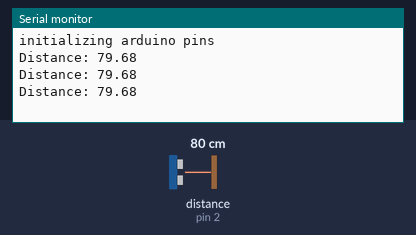
Recording of a sketch running on a simulated Arduino Uno, built with avr-gcc and run on an emulated ATmega328P. Parts: the last lines printed to the serial monitor. Wiring (inferred from the names in the program): ultrasonic range finder: trigger pin 3; echo pin 2. The inputs (shaded band) are chosen by the test bench; at power-on: distance to the obstacle (sensor on pin 2) 80 cm. The echo pulse lasts 58.3 µs per cm.

Above: at 1.3 s.
1.4 s: distance to the obstacle (sensor on pin 2) set to 2 cm
At 1.9 s:
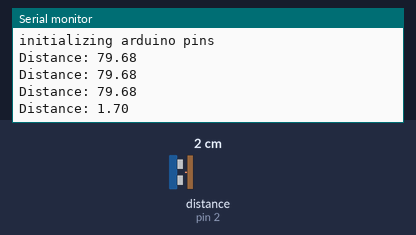
2.9 s: distance to the obstacle (sensor on pin 2) set to 4 cm
At 3.4 s:
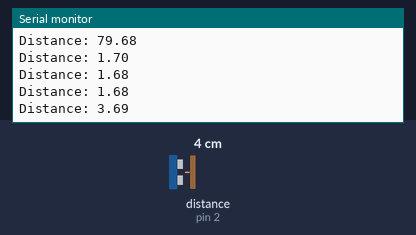
Timing chart, 0 to 5.9 s (numbered marks = the images above; inputs shaded):
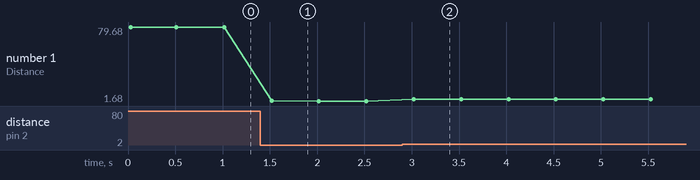

The sketch:

distanceSensor.ino
```cpp
const int trigPin = 3;
const int echoPin = 2;

int duration;
float distance;

void setup() {
  Serial.begin(9600);

  Serial.println("initializing arduino pins");
  pinMode(trigPin, OUTPUT);
  pinMode(echoPin, INPUT);
}

void loop() {
    digitalWrite(trigPin, LOW);
    delayMicroseconds(2);
    digitalWrite(trigPin, HIGH);
    delayMicroseconds(10);
    digitalWrite(trigPin, LOW);

    duration = pulseIn(echoPin, HIGH);
    distance = (duration*.0343)/2;
    Serial.print("Distance: ");
    Serial.println(distance);
    delay(500); // waiting for .5 sec
}
```

Measured:
- after the input at 1.4 s, the serial monitor: prints a new line after 0.12 s (image 1)
- after the input at 2.9 s, the serial monitor: prints a new line after 0.12 s (image 2)
- plotted number 1: 79.68 → 1.68 after the input at 1.4 s, 1.68 → 3.69 after the input at 2.9 s
